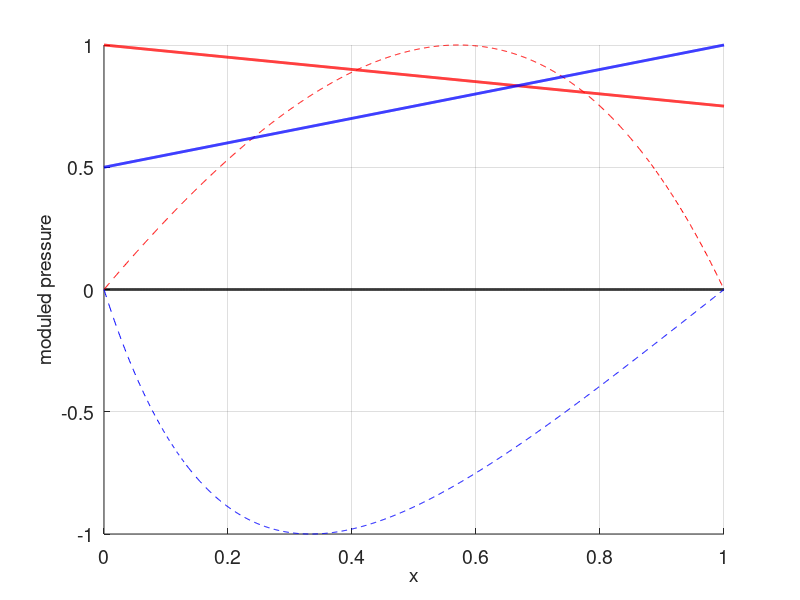

Recreate this plot in MATLAB.
p0 = 0.0;

nx =  1024;
x = linspace(0,1,nx)'; dx = x(2)-x(1);

%C = -sum(1./h.^2) / sum(1./h.^3);

%% sinusoides decrecientes
A1 = .25; A2 = 0.25;
h = 1.25 + ( (1-x)*A1 + A2*x ).*cos(2*2*pi*x) + (A1-A2)*x;

%% semi-circulos
% h = x*0 + 1.25;
% per = 1;
% l = 0.2;
% for i=1:length(h)
%     aux = mod(x(i),per)/per;
%     if (aux > l && aux < (1-l))
%        h(i) = 1.25 + sqrt(- (aux-0.5)^2 + (0.5-l)^2);
%     end
% end

%% sinusoides uniformes
 h = 1.25 + .25.*cos(8*2*pi*x);
%%

%% triangulos
% h = x*0 + 1.25;
% per = 1/2;
% l = 0.3;
% for i=1:length(h)
%     aux = mod(x(i),per)/per;
%     if (aux > l && aux < (1-l))
%        h(i) = 1.25 + abs(aux-0.5) - 0.5 + l;
%     end
% end

% h = 2*x;
% h(1:round(nx/3)) = h(round(nx/3));
% h(round(2*nx/3):end) = h(round(2*nx/3));

%%

% %% semi-triangulos
% h = x*0 + 1.25;
% per = 1;
% l = 0.3;
% for i=1:length(h)
%     aux = mod(x(i),per)/per;
%     if (aux > l && aux < (1-l))
%        h(i) = 1.25 + 2*(aux-l);
%     end
% end
%

%% GEOMETRIA CONVERGENTE O DIVERGENTE

h = 1 - 0.25*x; %h = h(end:-1:1);

%%

s = [.5*(h(1:end-1).^3 + h(2:end).^3); h(end)^3];

DpS = sparse(diag(s(2:end-1)+s(1:end-2))-diag(s(2:end-2),1));
In  = sparse(-diag(s(2:end-2),-1));

b = - dx *(h(2:end-1)-h(1:end-2)); 
b(1) = b(1) + s(1)*p0; b(end) = b(end) + s(end)*p0;

p = (DpS+In)\b;

tol = 1e-9;
err = tol + 1;

v = DpS \ b;

p = [p0; p ; p0];

J = -h(1:end-1).^3.*diff(p)/dx + h(1:end-1);
% p = ( DpS + In ) \ b;

figure(2); hold on
plot(x,0*x,'-k','LineWidth',2);plot(x,h,'-r','LineWidth',2);
plot(x,p/max(abs(p)),'--r');
% ylim([0 1.2]); grid on
set(gcf,'Color','w'); set(gca,'FontSize',14)

%% SEGUNDO PLOT

%% GEOMETRIA CONVERGENTE O DIVERGENTE

h = 1 - 0.5*x; h = h(end:-1:1);

%%

s = [.5*(h(1:end-1).^3 + h(2:end).^3); h(end)^3];

DpS = sparse(diag(s(2:end-1)+s(1:end-2))-diag(s(2:end-2),1));
In  = sparse(-diag(s(2:end-2),-1));

b = - dx *(h(2:end-1)-h(1:end-2)); 
b(1) = b(1) + s(1)*p0; b(end) = b(end) + s(end)*p0;

p = (DpS+In)\b;

tol = 1e-9;
err = tol + 1;

v = DpS \ b;

p = [p0; p ; p0];

J = -h(1:end-1).^3.*diff(p)/dx + h(1:end-1);
% p = ( DpS + In ) \ b;

figure(2); hold on
plot(x,h,'-b','LineWidth',2);
plot(x,p/max(abs(p)),'--b');
% ylim([0 1.2]); grid on
set(gcf,'Color','w'); set(gca,'FontSize',14)

grid on
xlabel('x','FontSize', 14); ylabel('moduled pressure','FontSize', 14)

